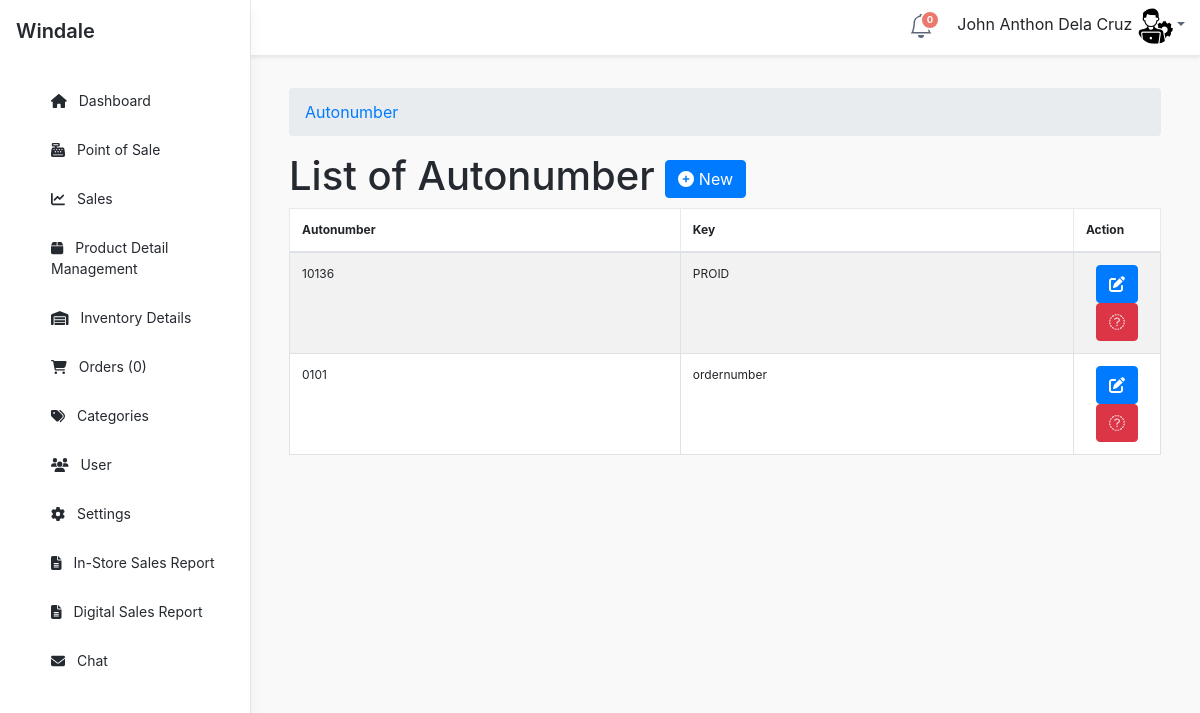
Screenshot of /admin/autonumber/index.php (signed in) with the database file from the repository.
### tables this page shows
CREATE TABLE `tblautonumber` (
  `ID` int(11) NOT NULL,
  `AUTOSTART` int(250) NOT NULL,
  `AUTOINC` int(11) NOT NULL,
  `AUTOEND` int(11) NOT NULL,
  `AUTOKEY` varchar(12) NOT NULL,
  `AUTONUM` int(250) NOT NULL
);

### admin/autonumber/index.php (called while the page is built, shortened)
<?php
require_once ("../theme/templates.php");
?>

### include/database.php (called while the page is built, shortened)
<?php
class Database {
	var $sql_string = '';
	private $conn;
	public function open_connection() {
		$this->conn = mysqli_connect(server,user,pass);
		if(!$this->conn){
			echo "Problem in database connection! Contact administrator!";
			exit();
		}else{
			$db_select = mysqli_select_db($this->conn,database_name);
		}
	}
	function setQuery($sql='') {
		$this->sql_string=$sql;
	}
	function executeQuery() {
		$result = mysqli_query($this->conn, $this->sql_string);
		return $this->confirm_query($result);
	}
	private function confirm_query($result) {
		return $result;
	}
	function loadResultList( $key='' ) {
		$cur = $this->executeQuery();
		$array = array();
		while ($row = mysqli_fetch_object($cur)) {
			if ($key) {
				$array[$row->$key] = $row;
			} else {
				$array[] = $row;
			}
		}
		return $array;
	}
}
$mydb = new Database();
?>

### admin/autonumber/list.php (the view, shortened to what this page needs)
<div class="row">
      	 <div class="col-lg-12">
           <h1 class="page-header">List of Autonumber  <a href="index.php?view=add" class="btn btn-primary btn-xs  ">  <i class="fa fa-plus-circle fw-fa"></i> New</a>  </h1>
      		</div>
  		 </div>
 		    <form action="controller.php?action=delete" Method="POST">
		     <div class="table-responsive">
			<table id="example" class="table table-striped table-bordered table-hover"  style="font-size:12px" cellspacing="0">
			  <thead>
			  	<tr>
			  		<th>
			  		 Autonumber</th>
			  		  <th>Key</th>
			  		 <th width="10%" align="center">Action</th>
			  	</tr>
			  </thead>
			  <tbody>
			  	<?php
			  		$mydb->setQuery("SELECT * FROM `tblautonumber`");
			  		$cur = $mydb->loadResultList();
					foreach ($cur as $result) {
			  		echo '<tr>';
		  			echo '<td>' . $result->AUTOSTART.$result->AUTOEND.'</td>';
		  			echo '<td>' . $result->AUTOKEY.'</td>';
			  		echo '<td align="center"><a title="Edit" href="index.php?view=edit&id='.$result->AUTOKEY.'" class="btn btn-primary btn-xs  ">  <span class="fa fa-edit fw-fa"></a>
			  		     <a title="Delete" href="controller.php?action=delete&id='.$result->AUTOKEY.'" class="btn btn-danger btn-xs  ">  <span class="fa  fa-trash-o fw-fa "></a></td>';
			  		echo '</tr>';
			  	}
			  	?>
			  </tbody>
			</table>
			</form>

### rows the page displays
tblautonumber: AUTOSTART "10", AUTOEND "136", AUTOKEY "PROID"
tblautonumber: AUTOSTART "0", AUTOEND "101", AUTOKEY "ordernumber"

### other values shown
$notificationCount "0"
$_SESSION['U_NAME'] "John Anthon Dela Cruz"
$res "0"
$title "Autonumber"
